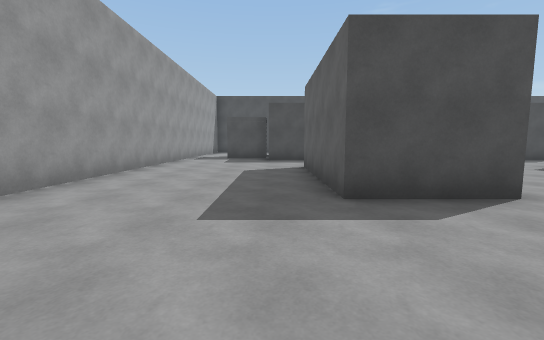
View 1 (above)

17 first-person views from a walk through a scene from a Unity 3-D project. The camera is 1.3 m above the floor, tilts 6° down and sees 90° across. The floor is counted in squares, 2 m on a side. Each view is taken from the middle of a square. On the plan, view 1 faces up. The plan holds only what a view shows up to about 9 squares ahead; the rest is blank. The place goes on beyond the plan. The player is left out.

View 2
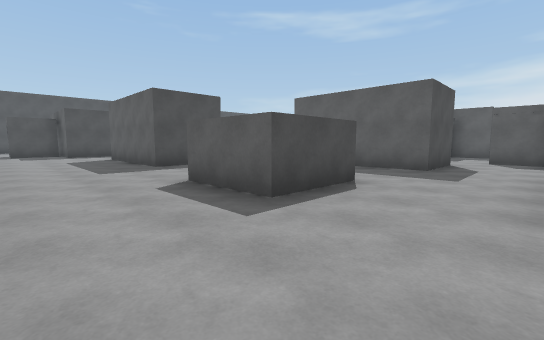

View 3
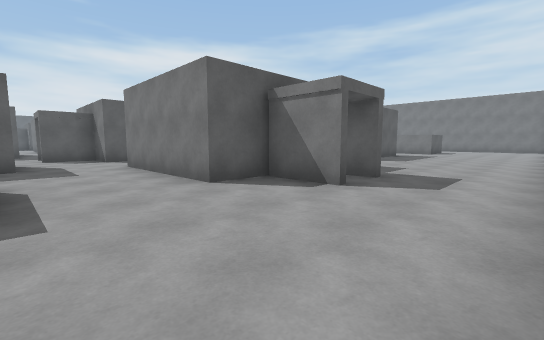

View 4
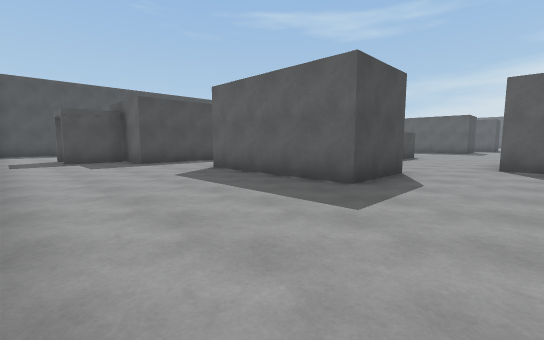

View 5
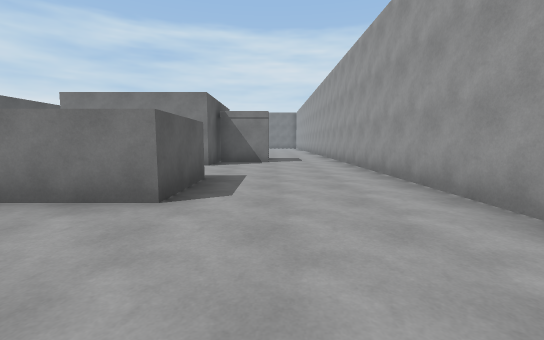

View 6
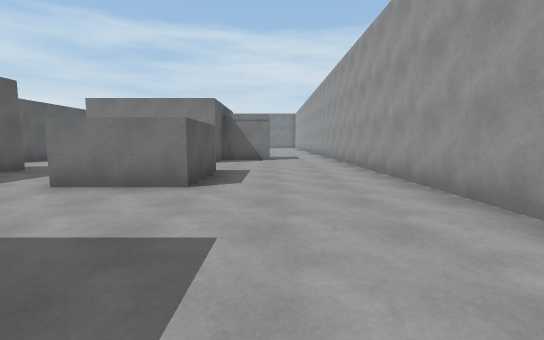

View 7
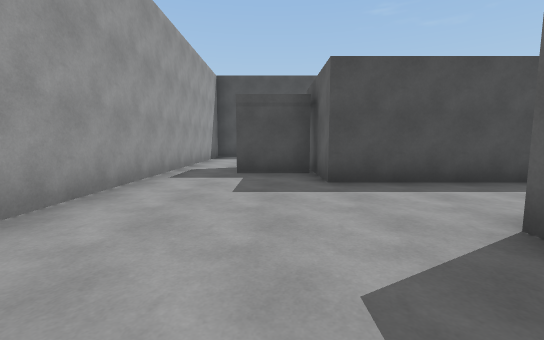

View 8
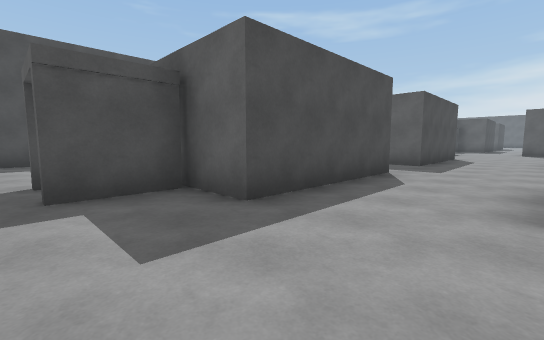

View 9
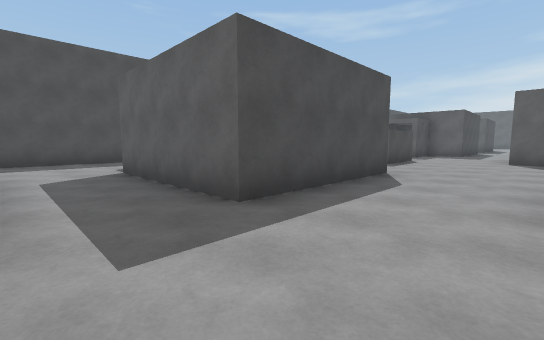

View 10
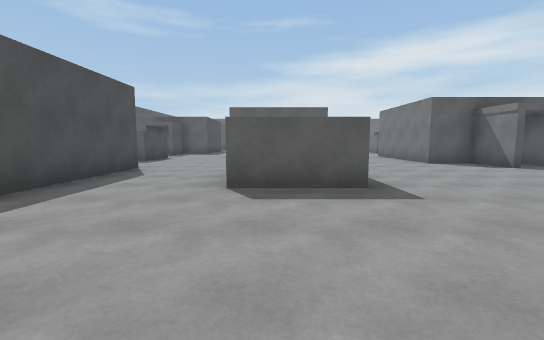

View 11
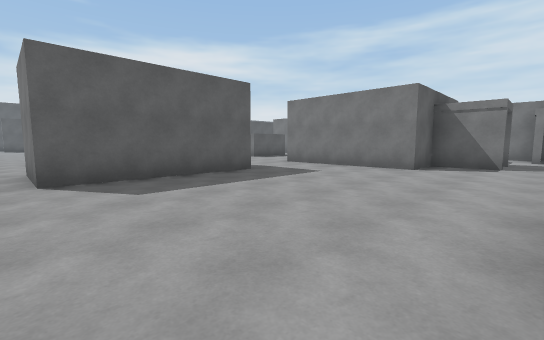

View 12
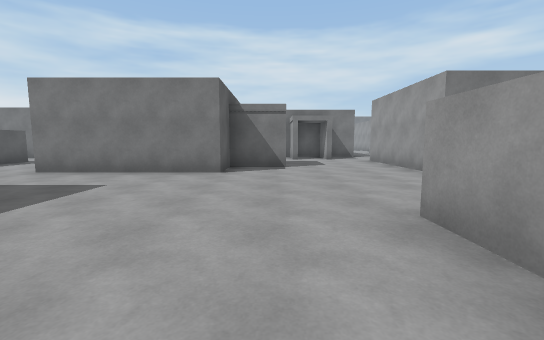

View 13
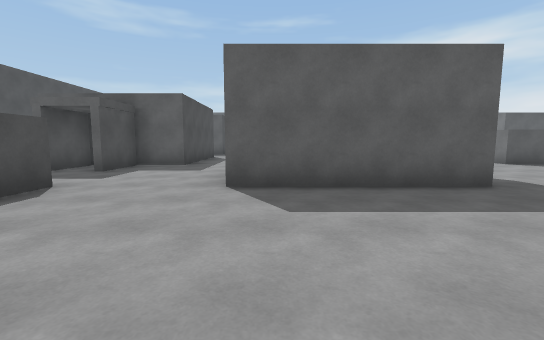

View 14
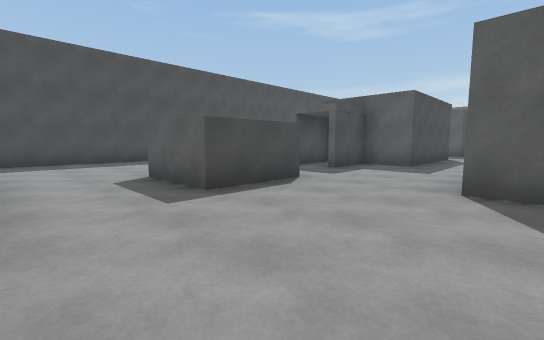

View 15
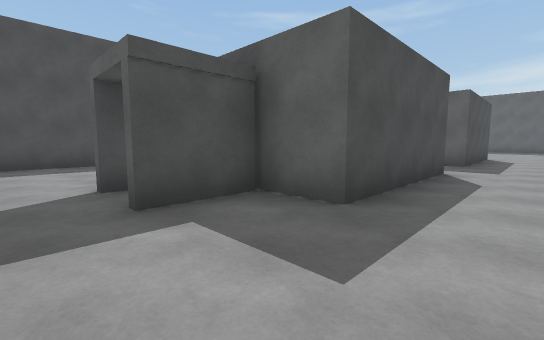

View 16
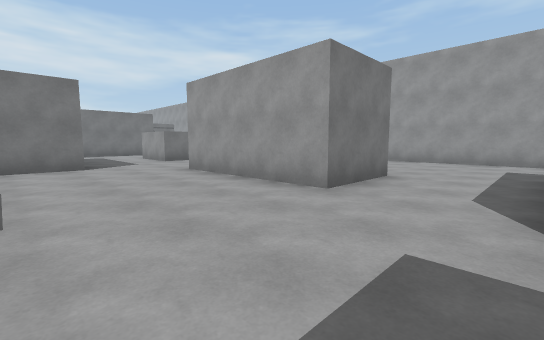

View 17
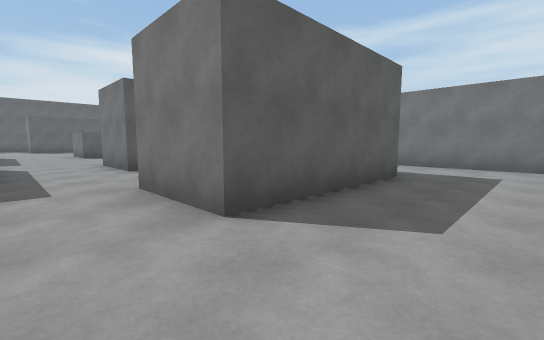

### Floor plan
Ten units are one square. View 1 is at (0, 0); x grows to the right and y downward. Boxes are objects, and circles mark ways between rooms. Rooms are numbered by the first view taken in them; rooms with no view inside come last. Other rooms are left out.
<svg viewBox="-37 -146 247 219">
<path fill="none" stroke="#000" d="M28 -30 8 -30 8 -69 28 -69M22 18 2 18 2 -2 22 -2M-10 55 6 55M24 -93 -1 -93 -1 -115M67 22 47 22 47 -5M8 61 8 43 46 43M-1 -105 -18 -105M-10 68 -2 68M67 43 75 43M78 41 78 29M-32 -141 -32 60M87 -58 87 -46M67 -46 67 -68M98 -93 58 -93 58 -132M139 -38 139 -77 160 -77M67 -11 67 22M96 -2 111 -2 111 -13 150 -13M39 -93 24 -93M28 -69 28 -30M140 -102 119 -102M47 -5 47 -17 60 -17M184 -69 205 -69M174 -105 158 -105M204 -93 175 -93 175 -119"/>
<circle cx="15" cy="-15" r="3" fill="#2a7"/>
<circle cx="15" cy="-85" r="3" fill="#2a7"/>
<circle cx="35" cy="5" r="3" fill="#2a7"/>
<circle cx="70" cy="30" r="3" fill="#2a7"/>
<text x="0" y="-20">1</text>
<text x="90" y="-60">2</text>
</svg>
Room 1 opens to room 2.

Where each view was taken, in squares from view 1:
view 1: 0 up, 0 right, facing up
view 2: 4 down, 2 left, facing up-right
view 3: 2 down, 3 left, facing down-right
view 4: 1 up, 3 left, facing up-right
view 5: 3 up, 1 left, facing down
view 6: 4 up, 1 left, facing down
view 7: 5 up, 1 left, facing up
view 8: 7 up, 2 left, facing up-right
view 9: 7 up, 4 right, facing up-right
view 10: 6 up, 3 right, facing right
view 11: 8 up, 9 right, facing down-right
view 12: 7 up, 10 right, facing down
view 13: 7 up, 10 right, facing right
view 14: 7 up, 10 right, facing up-right
view 15: 8 up, 15 right, facing up-right
view 16: 9 up, 6 right, facing down-left
view 17: 9 up, 12 right, facing down-right
